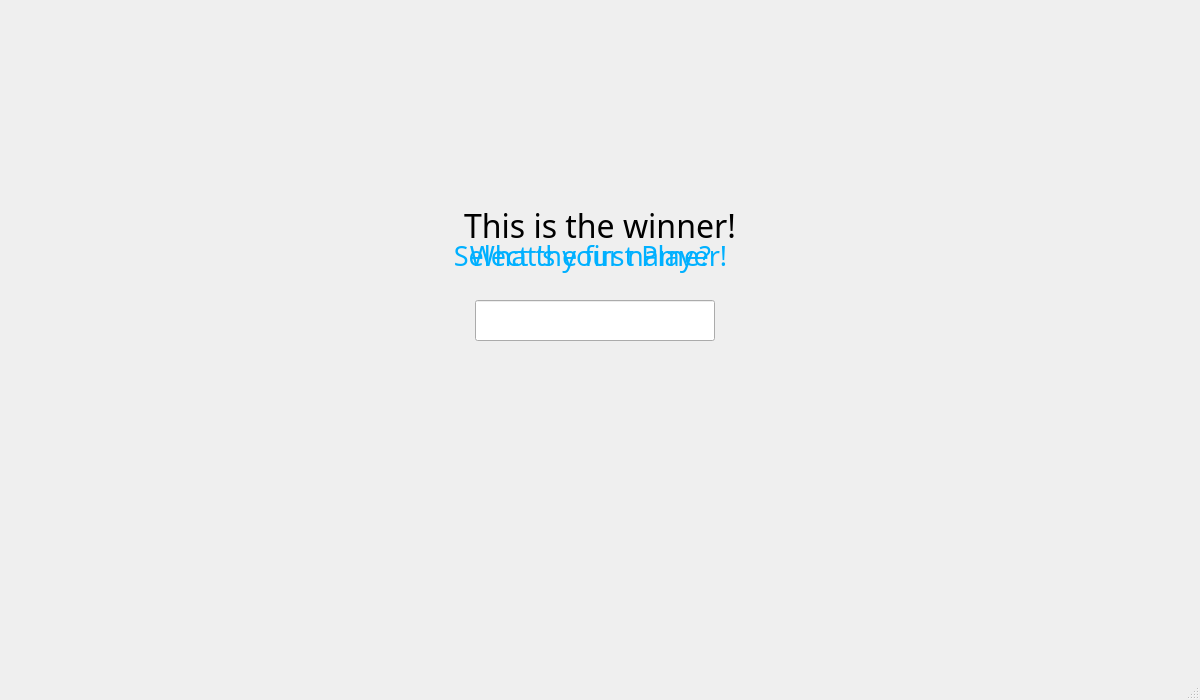
<?xml version="1.0" encoding="UTF-8"?>
<ui version="4.0">
 <class>StartWindow</class>
 <widget class="QMainWindow" name="StartWindow">
  <property name="geometry">
   <rect>
    <x>0</x>
    <y>0</y>
    <width>1200</width>
    <height>700</height>
   </rect>
  </property>
  <property name="minimumSize">
   <size>
    <width>1200</width>
    <height>700</height>
   </size>
  </property>
  <property name="maximumSize">
   <size>
    <width>1200</width>
    <height>700</height>
   </size>
  </property>
  <property name="windowTitle">
   <string>Tic Tac Toe</string>
  </property>
  <property name="windowIcon">
   <iconset resource="Res.qrc">
    <normaloff>:/logo/ic_logo.png</normaloff>:/logo/ic_logo.png</iconset>
  </property>
  <widget class="QWidget" name="centralwidget">
   <widget class="qLabel_Event" name="logo">
    <property name="enabled">
     <bool>true</bool>
    </property>
    <property name="geometry">
     <rect>
      <x>190</x>
      <y>-40</y>
      <width>800</width>
      <height>800</height>
     </rect>
    </property>
    <property name="mouseTracking">
     <bool>true</bool>
    </property>
    <property name="frameShape">
     <enum>QFrame::NoFrame</enum>
    </property>
    <property name="text">
     <string/>
    </property>
    <property name="alignment">
     <set>Qt::AlignCenter</set>
    </property>
   </widget>
   <widget class="QLabel" name="select_title">
    <property name="enabled">
     <bool>true</bool>
    </property>
    <property name="geometry">
     <rect>
      <x>375</x>
      <y>230</y>
      <width>431</width>
      <height>51</height>
     </rect>
    </property>
    <property name="palette">
     <palette>
      <active>
       <colorrole role="WindowText">
        <brush brushstyle="SolidPattern">
         <color alpha="255">
          <red>0</red>
          <green>176</green>
          <blue>255</blue>
         </color>
        </brush>
       </colorrole>
      </active>
      <inactive>
       <colorrole role="WindowText">
        <brush brushstyle="SolidPattern">
         <color alpha="255">
          <red>0</red>
          <green>176</green>
          <blue>255</blue>
         </color>
        </brush>
       </colorrole>
      </inactive>
      <disabled>
       <colorrole role="WindowText">
        <brush brushstyle="SolidPattern">
         <color alpha="255">
          <red>120</red>
          <green>120</green>
          <blue>120</blue>
         </color>
        </brush>
       </colorrole>
      </disabled>
     </palette>
    </property>
    <property name="font">
     <font>
      <family>Product Sans</family>
      <pointsize>20</pointsize>
     </font>
    </property>
    <property name="frameShape">
     <enum>QFrame::NoFrame</enum>
    </property>
    <property name="text">
     <string>Select the first Player!</string>
    </property>
    <property name="alignment">
     <set>Qt::AlignCenter</set>
    </property>
   </widget>
   <widget class="QPushButton" name="btn_selectRobot">
    <property name="geometry">
     <rect>
      <x>410</x>
      <y>310</y>
      <width>120</width>
      <height>90</height>
     </rect>
    </property>
    <property name="palette">
     <palette>
      <active>
       <colorrole role="WindowText">
        <brush brushstyle="SolidPattern">
         <color alpha="255">
          <red>255</red>
          <green>255</green>
          <blue>255</blue>
         </color>
        </brush>
       </colorrole>
       <colorrole role="Button">
        <brush brushstyle="SolidPattern">
         <color alpha="255">
          <red>255</red>
          <green>255</green>
          <blue>255</blue>
         </color>
        </brush>
       </colorrole>
       <colorrole role="Text">
        <brush brushstyle="SolidPattern">
         <color alpha="255">
          <red>255</red>
          <green>255</green>
          <blue>255</blue>
         </color>
        </brush>
       </colorrole>
       <colorrole role="ButtonText">
        <brush brushstyle="SolidPattern">
         <color alpha="255">
          <red>255</red>
          <green>255</green>
          <blue>255</blue>
         </color>
        </brush>
       </colorrole>
       <colorrole role="ToolTipText">
        <brush brushstyle="SolidPattern">
         <color alpha="255">
          <red>255</red>
          <green>255</green>
          <blue>255</blue>
         </color>
        </brush>
       </colorrole>
      </active>
      <inactive>
       <colorrole role="WindowText">
        <brush brushstyle="SolidPattern">
         <color alpha="255">
          <red>255</red>
          <green>255</green>
          <blue>255</blue>
         </color>
        </brush>
       </colorrole>
       <colorrole role="Button">
        <brush brushstyle="SolidPattern">
         <color alpha="255">
          <red>255</red>
          <green>255</green>
          <blue>255</blue>
         </color>
        </brush>
       </colorrole>
       <colorrole role="Text">
        <brush brushstyle="SolidPattern">
         <color alpha="255">
          <red>255</red>
          <green>255</green>
          <blue>255</blue>
         </color>
        </brush>
       </colorrole>
       <colorrole role="ButtonText">
        <brush brushstyle="SolidPattern">
         <color alpha="255">
          <red>255</red>
          <green>255</green>
          <blue>255</blue>
         </color>
        </brush>
       </colorrole>
       <colorrole role="ToolTipText">
        <brush brushstyle="SolidPattern">
         <color alpha="255">
          <red>255</red>
          <green>255</green>
          <blue>255</blue>
         </color>
        </brush>
       </colorrole>
      </inactive>
      <disabled>
       <colorrole role="WindowText">
        <brush brushstyle="SolidPattern">
         <color alpha="255">
          <red>120</red>
          <green>120</green>
          <blue>120</blue>
         </color>
        </brush>
       </colorrole>
       <colorrole role="Button">
        <brush brushstyle="SolidPattern">
         <color alpha="255">
          <red>255</red>
          <green>255</green>
          <blue>255</blue>
         </color>
        </brush>
       </colorrole>
       <colorrole role="Text">
        <brush brushstyle="SolidPattern">
         <color alpha="255">
          <red>120</red>
          <green>120</green>
          <blue>120</blue>
         </color>
        </brush>
       </colorrole>
       <colorrole role="ButtonText">
        <brush brushstyle="SolidPattern">
         <color alpha="255">
          <red>120</red>
          <green>120</green>
          <blue>120</blue>
         </color>
        </brush>
       </colorrole>
       <colorrole role="ToolTipText">
        <brush brushstyle="SolidPattern">
         <color alpha="255">
          <red>255</red>
          <green>255</green>
          <blue>255</blue>
         </color>
        </brush>
       </colorrole>
      </disabled>
     </palette>
    </property>
    <property name="styleSheet">
     <string notr="true">border: none;
background-color: none;</string>
    </property>
    <property name="text">
     <string/>
    </property>
    <property name="icon">
     <iconset resource="Res.qrc">
      <normaloff>:/logo/ic_robot.png</normaloff>:/logo/ic_robot.png</iconset>
    </property>
    <property name="iconSize">
     <size>
      <width>80</width>
      <height>80</height>
     </size>
    </property>
    <property name="autoDefault">
     <bool>true</bool>
    </property>
    <property name="default">
     <bool>true</bool>
    </property>
    <property name="flat">
     <bool>true</bool>
    </property>
   </widget>
   <widget class="QPushButton" name="btn_selectHuman">
    <property name="geometry">
     <rect>
      <x>660</x>
      <y>310</y>
      <width>120</width>
      <height>90</height>
     </rect>
    </property>
    <property name="palette">
     <palette>
      <active>
       <colorrole role="WindowText">
        <brush brushstyle="SolidPattern">
         <color alpha="255">
          <red>255</red>
          <green>255</green>
          <blue>255</blue>
         </color>
        </brush>
       </colorrole>
       <colorrole role="Button">
        <brush brushstyle="SolidPattern">
         <color alpha="255">
          <red>255</red>
          <green>255</green>
          <blue>255</blue>
         </color>
        </brush>
       </colorrole>
       <colorrole role="Text">
        <brush brushstyle="SolidPattern">
         <color alpha="255">
          <red>255</red>
          <green>255</green>
          <blue>255</blue>
         </color>
        </brush>
       </colorrole>
       <colorrole role="ButtonText">
        <brush brushstyle="SolidPattern">
         <color alpha="255">
          <red>255</red>
          <green>255</green>
          <blue>255</blue>
         </color>
        </brush>
       </colorrole>
       <colorrole role="ToolTipText">
        <brush brushstyle="SolidPattern">
         <color alpha="255">
          <red>255</red>
          <green>255</green>
          <blue>255</blue>
         </color>
        </brush>
       </colorrole>
      </active>
      <inactive>
       <colorrole role="WindowText">
        <brush brushstyle="SolidPattern">
         <color alpha="255">
          <red>255</red>
          <green>255</green>
          <blue>255</blue>
         </color>
        </brush>
       </colorrole>
       <colorrole role="Button">
        <brush brushstyle="SolidPattern">
         <color alpha="255">
          <red>255</red>
          <green>255</green>
          <blue>255</blue>
         </color>
        </brush>
       </colorrole>
       <colorrole role="Text">
        <brush brushstyle="SolidPattern">
         <color alpha="255">
          <red>255</red>
          <green>255</green>
          <blue>255</blue>
         </color>
        </brush>
       </colorrole>
       <colorrole role="ButtonText">
        <brush brushstyle="SolidPattern">
         <color alpha="255">
          <red>255</red>
          <green>255</green>
          <blue>255</blue>
         </color>
        </brush>
       </colorrole>
       <colorrole role="ToolTipText">
        <brush brushstyle="SolidPattern">
         <color alpha="255">
          <red>255</red>
          <green>255</green>
          <blue>255</blue>
         </color>
        </brush>
       </colorrole>
      </inactive>
      <disabled>
       <colorrole role="WindowText">
        <brush brushstyle="SolidPattern">
         <color alpha="255">
          <red>120</red>
          <green>120</green>
          <blue>120</blue>
         </color>
        </brush>
       </colorrole>
       <colorrole role="Button">
        <brush brushstyle="SolidPattern">
         <color alpha="255">
          <red>255</red>
          <green>255</green>
          <blue>255</blue>
         </color>
        </brush>
       </colorrole>
       <colorrole role="Text">
        <brush brushstyle="SolidPattern">
         <color alpha="255">
          <red>120</red>
          <green>120</green>
          <blue>120</blue>
         </color>
        </brush>
       </colorrole>
       <colorrole role="ButtonText">
        <brush brushstyle="SolidPattern">
         <color alpha="255">
          <red>120</red>
          <green>120</green>
          <blue>120</blue>
         </color>
        </brush>
       </colorrole>
       <colorrole role="ToolTipText">
        <brush brushstyle="SolidPattern">
         <color alpha="255">
          <red>255</red>
          <green>255</green>
          <blue>255</blue>
         </color>
        </brush>
       </colorrole>
      </disabled>
     </palette>
    </property>
    <property name="styleSheet">
     <string notr="true">border: none;
background-color: none;</string>
    </property>
    <property name="text">
     <string/>
    </property>
    <property name="icon">
     <iconset resource="Res.qrc">
      <normaloff>:/logo/ic_human.png</normaloff>:/logo/ic_human.png</iconset>
    </property>
    <property name="iconSize">
     <size>
      <width>80</width>
      <height>80</height>
     </size>
    </property>
    <property name="autoDefault">
     <bool>true</bool>
    </property>
    <property name="default">
     <bool>true</bool>
    </property>
    <property name="flat">
     <bool>true</bool>
    </property>
   </widget>
   <widget class="qLabel_Event" name="gato">
    <property name="enabled">
     <bool>true</bool>
    </property>
    <property name="geometry">
     <rect>
      <x>200</x>
      <y>-60</y>
      <width>800</width>
      <height>800</height>
     </rect>
    </property>
    <property name="mouseTracking">
     <bool>true</bool>
    </property>
    <property name="frameShape">
     <enum>QFrame::NoFrame</enum>
    </property>
    <property name="text">
     <string/>
    </property>
    <property name="alignment">
     <set>Qt::AlignCenter</set>
    </property>
   </widget>
   <widget class="QPushButton" name="scoreRobot">
    <property name="geometry">
     <rect>
      <x>40</x>
      <y>560</y>
      <width>120</width>
      <height>90</height>
     </rect>
    </property>
    <property name="minimumSize">
     <size>
      <width>0</width>
      <height>90</height>
     </size>
    </property>
    <property name="palette">
     <palette>
      <active>
       <colorrole role="WindowText">
        <brush brushstyle="SolidPattern">
         <color alpha="255">
          <red>66</red>
          <green>66</green>
          <blue>66</blue>
         </color>
        </brush>
       </colorrole>
      </active>
      <inactive>
       <colorrole role="WindowText">
        <brush brushstyle="SolidPattern">
         <color alpha="255">
          <red>66</red>
          <green>66</green>
          <blue>66</blue>
         </color>
        </brush>
       </colorrole>
      </inactive>
      <disabled>
       <colorrole role="WindowText">
        <brush brushstyle="SolidPattern">
         <color alpha="255">
          <red>120</red>
          <green>120</green>
          <blue>120</blue>
         </color>
        </brush>
       </colorrole>
      </disabled>
     </palette>
    </property>
    <property name="font">
     <font>
      <family>Segoe UI</family>
      <pointsize>18</pointsize>
     </font>
    </property>
    <property name="styleSheet">
     <string notr="true">border: none;</string>
    </property>
    <property name="text">
     <string>    </string>
    </property>
    <property name="icon">
     <iconset resource="Res.qrc">
      <normaloff>:/logo/ic_robot.png</normaloff>:/logo/ic_robot.png</iconset>
    </property>
    <property name="iconSize">
     <size>
      <width>80</width>
      <height>80</height>
     </size>
    </property>
   </widget>
   <widget class="QPushButton" name="scoreHuman">
    <property name="geometry">
     <rect>
      <x>1040</x>
      <y>560</y>
      <width>120</width>
      <height>90</height>
     </rect>
    </property>
    <property name="minimumSize">
     <size>
      <width>0</width>
      <height>90</height>
     </size>
    </property>
    <property name="palette">
     <palette>
      <active>
       <colorrole role="WindowText">
        <brush brushstyle="SolidPattern">
         <color alpha="255">
          <red>66</red>
          <green>66</green>
          <blue>66</blue>
         </color>
        </brush>
       </colorrole>
      </active>
      <inactive>
       <colorrole role="WindowText">
        <brush brushstyle="SolidPattern">
         <color alpha="255">
          <red>66</red>
          <green>66</green>
          <blue>66</blue>
         </color>
        </brush>
       </colorrole>
      </inactive>
      <disabled>
       <colorrole role="WindowText">
        <brush brushstyle="SolidPattern">
         <color alpha="255">
          <red>120</red>
          <green>120</green>
          <blue>120</blue>
         </color>
        </brush>
       </colorrole>
      </disabled>
     </palette>
    </property>
    <property name="font">
     <font>
      <family>Segoe UI</family>
      <pointsize>18</pointsize>
     </font>
    </property>
    <property name="styleSheet">
     <string notr="true">border: none;</string>
    </property>
    <property name="text">
     <string>    </string>
    </property>
    <property name="icon">
     <iconset resource="Res.qrc">
      <normaloff>:/logo/ic_human.png</normaloff>:/logo/ic_human.png</iconset>
    </property>
    <property name="iconSize">
     <size>
      <width>80</width>
      <height>80</height>
     </size>
    </property>
   </widget>
   <widget class="QPushButton" name="m2">
    <property name="geometry">
     <rect>
      <x>520</x>
      <y>70</y>
      <width>160</width>
      <height>160</height>
     </rect>
    </property>
    <property name="palette">
     <palette>
      <active>
       <colorrole role="ButtonText">
        <brush brushstyle="SolidPattern">
         <color alpha="255">
          <red>255</red>
          <green>255</green>
          <blue>255</blue>
         </color>
        </brush>
       </colorrole>
      </active>
      <inactive>
       <colorrole role="ButtonText">
        <brush brushstyle="SolidPattern">
         <color alpha="255">
          <red>255</red>
          <green>255</green>
          <blue>255</blue>
         </color>
        </brush>
       </colorrole>
      </inactive>
      <disabled>
       <colorrole role="ButtonText">
        <brush brushstyle="SolidPattern">
         <color alpha="255">
          <red>120</red>
          <green>120</green>
          <blue>120</blue>
         </color>
        </brush>
       </colorrole>
      </disabled>
     </palette>
    </property>
    <property name="styleSheet">
     <string notr="true">border: none;</string>
    </property>
    <property name="text">
     <string/>
    </property>
    <property name="iconSize">
     <size>
      <width>100</width>
      <height>100</height>
     </size>
    </property>
    <property name="checkable">
     <bool>true</bool>
    </property>
    <property name="checked">
     <bool>true</bool>
    </property>
    <property name="default">
     <bool>true</bool>
    </property>
    <property name="flat">
     <bool>true</bool>
    </property>
   </widget>
   <widget class="QPushButton" name="m3">
    <property name="geometry">
     <rect>
      <x>710</x>
      <y>70</y>
      <width>160</width>
      <height>160</height>
     </rect>
    </property>
    <property name="palette">
     <palette>
      <active>
       <colorrole role="ButtonText">
        <brush brushstyle="SolidPattern">
         <color alpha="255">
          <red>255</red>
          <green>255</green>
          <blue>255</blue>
         </color>
        </brush>
       </colorrole>
      </active>
      <inactive>
       <colorrole role="ButtonText">
        <brush brushstyle="SolidPattern">
         <color alpha="255">
          <red>255</red>
          <green>255</green>
          <blue>255</blue>
         </color>
        </brush>
       </colorrole>
      </inactive>
      <disabled>
       <colorrole role="ButtonText">
        <brush brushstyle="SolidPattern">
         <color alpha="255">
          <red>120</red>
          <green>120</green>
          <blue>120</blue>
         </color>
        </brush>
       </colorrole>
      </disabled>
     </palette>
    </property>
    <property name="styleSheet">
     <string notr="true">border: none;</string>
    </property>
    <property name="text">
     <string/>
    </property>
    <property name="iconSize">
     <size>
      <width>100</width>
      <height>100</height>
     </size>
    </property>
    <property name="checkable">
     <bool>true</bool>
    </property>
    <property name="checked">
     <bool>true</bool>
    </property>
    <property name="default">
     <bool>true</bool>
    </property>
    <property name="flat">
     <bool>true</bool>
    </property>
   </widget>
   <widget class="QPushButton" name="m5">
    <property name="geometry">
     <rect>
      <x>520</x>
      <y>260</y>
      <width>160</width>
      <height>160</height>
     </rect>
    </property>
    <property name="palette">
     <palette>
      <active>
       <colorrole role="ButtonText">
        <brush brushstyle="SolidPattern">
         <color alpha="255">
          <red>255</red>
          <green>255</green>
          <blue>255</blue>
         </color>
        </brush>
       </colorrole>
      </active>
      <inactive>
       <colorrole role="ButtonText">
        <brush brushstyle="SolidPattern">
         <color alpha="255">
          <red>255</red>
          <green>255</green>
          <blue>255</blue>
         </color>
        </brush>
       </colorrole>
      </inactive>
      <disabled>
       <colorrole role="ButtonText">
        <brush brushstyle="SolidPattern">
         <color alpha="255">
          <red>120</red>
          <green>120</green>
          <blue>120</blue>
         </color>
        </brush>
       </colorrole>
      </disabled>
     </palette>
    </property>
    <property name="styleSheet">
     <string notr="true">border: none;</string>
    </property>
    <property name="text">
     <string/>
    </property>
    <property name="iconSize">
     <size>
      <width>100</width>
      <height>100</height>
     </size>
    </property>
    <property name="checkable">
     <bool>true</bool>
    </property>
    <property name="checked">
     <bool>true</bool>
    </property>
    <property name="default">
     <bool>true</bool>
    </property>
    <property name="flat">
     <bool>true</bool>
    </property>
   </widget>
   <widget class="QPushButton" name="m6">
    <property name="geometry">
     <rect>
      <x>710</x>
      <y>260</y>
      <width>160</width>
      <height>160</height>
     </rect>
    </property>
    <property name="palette">
     <palette>
      <active>
       <colorrole role="ButtonText">
        <brush brushstyle="SolidPattern">
         <color alpha="255">
          <red>255</red>
          <green>255</green>
          <blue>255</blue>
         </color>
        </brush>
       </colorrole>
      </active>
      <inactive>
       <colorrole role="ButtonText">
        <brush brushstyle="SolidPattern">
         <color alpha="255">
          <red>255</red>
          <green>255</green>
          <blue>255</blue>
         </color>
        </brush>
       </colorrole>
      </inactive>
      <disabled>
       <colorrole role="ButtonText">
        <brush brushstyle="SolidPattern">
         <color alpha="255">
          <red>120</red>
          <green>120</green>
          <blue>120</blue>
         </color>
        </brush>
       </colorrole>
      </disabled>
     </palette>
    </property>
    <property name="styleSheet">
     <string notr="true">border: none;</string>
    </property>
    <property name="text">
     <string/>
    </property>
    <property name="iconSize">
     <size>
      <width>100</width>
      <height>100</height>
     </size>
    </property>
    <property name="checkable">
     <bool>true</bool>
    </property>
    <property name="checked">
     <bool>true</bool>
    </property>
    <property name="default">
     <bool>true</bool>
    </property>
    <property name="flat">
     <bool>true</bool>
    </property>
   </widget>
   <widget class="QPushButton" name="m4">
    <property name="geometry">
     <rect>
      <x>330</x>
      <y>260</y>
      <width>160</width>
      <height>160</height>
     </rect>
    </property>
    <property name="palette">
     <palette>
      <active>
       <colorrole role="ButtonText">
        <brush brushstyle="SolidPattern">
         <color alpha="255">
          <red>255</red>
          <green>255</green>
          <blue>255</blue>
         </color>
        </brush>
       </colorrole>
      </active>
      <inactive>
       <colorrole role="ButtonText">
        <brush brushstyle="SolidPattern">
         <color alpha="255">
          <red>255</red>
          <green>255</green>
          <blue>255</blue>
         </color>
        </brush>
       </colorrole>
      </inactive>
      <disabled>
       <colorrole role="ButtonText">
        <brush brushstyle="SolidPattern">
         <color alpha="255">
          <red>120</red>
          <green>120</green>
          <blue>120</blue>
         </color>
        </brush>
       </colorrole>
      </disabled>
     </palette>
    </property>
    <property name="styleSheet">
     <string notr="true">border: none;</string>
    </property>
    <property name="text">
     <string/>
    </property>
    <property name="iconSize">
     <size>
      <width>100</width>
      <height>100</height>
     </size>
    </property>
    <property name="checkable">
     <bool>true</bool>
    </property>
    <property name="checked">
     <bool>true</bool>
    </property>
    <property name="default">
     <bool>true</bool>
    </property>
    <property name="flat">
     <bool>true</bool>
    </property>
   </widget>
   <widget class="QPushButton" name="m7">
    <property name="geometry">
     <rect>
      <x>330</x>
      <y>450</y>
      <width>160</width>
      <height>160</height>
     </rect>
    </property>
    <property name="palette">
     <palette>
      <active>
       <colorrole role="ButtonText">
        <brush brushstyle="SolidPattern">
         <color alpha="255">
          <red>255</red>
          <green>255</green>
          <blue>255</blue>
         </color>
        </brush>
       </colorrole>
      </active>
      <inactive>
       <colorrole role="ButtonText">
        <brush brushstyle="SolidPattern">
         <color alpha="255">
          <red>255</red>
          <green>255</green>
          <blue>255</blue>
         </color>
        </brush>
       </colorrole>
      </inactive>
      <disabled>
       <colorrole role="ButtonText">
        <brush brushstyle="SolidPattern">
         <color alpha="255">
          <red>120</red>
          <green>120</green>
          <blue>120</blue>
         </color>
        </brush>
       </colorrole>
      </disabled>
     </palette>
    </property>
    <property name="styleSheet">
     <string notr="true">border: none;</string>
    </property>
    <property name="text">
     <string/>
    </property>
    <property name="iconSize">
     <size>
      <width>100</width>
      <height>100</height>
     </size>
    </property>
    <property name="checkable">
     <bool>true</bool>
    </property>
    <property name="checked">
     <bool>true</bool>
    </property>
    <property name="default">
     <bool>true</bool>
    </property>
    <property name="flat">
     <bool>true</bool>
    </property>
   </widget>
   <widget class="QPushButton" name="m9">
    <property name="geometry">
     <rect>
      <x>710</x>
      <y>450</y>
      <width>160</width>
      <height>160</height>
     </rect>
    </property>
    <property name="palette">
     <palette>
      <active>
       <colorrole role="ButtonText">
        <brush brushstyle="SolidPattern">
         <color alpha="255">
          <red>255</red>
          <green>255</green>
          <blue>255</blue>
         </color>
        </brush>
       </colorrole>
      </active>
      <inactive>
       <colorrole role="ButtonText">
        <brush brushstyle="SolidPattern">
         <color alpha="255">
          <red>255</red>
          <green>255</green>
          <blue>255</blue>
         </color>
        </brush>
       </colorrole>
      </inactive>
      <disabled>
       <colorrole role="ButtonText">
        <brush brushstyle="SolidPattern">
         <color alpha="255">
          <red>120</red>
          <green>120</green>
          <blue>120</blue>
         </color>
        </brush>
       </colorrole>
      </disabled>
     </palette>
    </property>
    <property name="styleSheet">
     <string notr="true">border: none;</string>
    </property>
    <property name="text">
     <string/>
    </property>
    <property name="iconSize">
     <size>
      <width>100</width>
      <height>100</height>
     </size>
    </property>
    <property name="checkable">
     <bool>true</bool>
    </property>
    <property name="checked">
     <bool>true</bool>
    </property>
    <property name="default">
     <bool>true</bool>
    </property>
    <property name="flat">
     <bool>true</bool>
    </property>
   </widget>
   <widget class="QPushButton" name="m8">
    <property name="geometry">
     <rect>
      <x>520</x>
      <y>450</y>
      <width>160</width>
      <height>160</height>
     </rect>
    </property>
    <property name="palette">
     <palette>
      <active>
       <colorrole role="ButtonText">
        <brush brushstyle="SolidPattern">
         <color alpha="255">
          <red>255</red>
          <green>255</green>
          <blue>255</blue>
         </color>
        </brush>
       </colorrole>
      </active>
      <inactive>
       <colorrole role="ButtonText">
        <brush brushstyle="SolidPattern">
         <color alpha="255">
          <red>255</red>
          <green>255</green>
          <blue>255</blue>
         </color>
        </brush>
       </colorrole>
      </inactive>
      <disabled>
       <colorrole role="ButtonText">
        <brush brushstyle="SolidPattern">
         <color alpha="255">
          <red>120</red>
          <green>120</green>
          <blue>120</blue>
         </color>
        </brush>
       </colorrole>
      </disabled>
     </palette>
    </property>
    <property name="styleSheet">
     <string notr="true">border: none;</string>
    </property>
    <property name="text">
     <string/>
    </property>
    <property name="iconSize">
     <size>
      <width>100</width>
      <height>100</height>
     </size>
    </property>
    <property name="checkable">
     <bool>true</bool>
    </property>
    <property name="checked">
     <bool>true</bool>
    </property>
    <property name="default">
     <bool>true</bool>
    </property>
    <property name="flat">
     <bool>true</bool>
    </property>
   </widget>
   <widget class="QPushButton" name="m1">
    <property name="geometry">
     <rect>
      <x>330</x>
      <y>70</y>
      <width>160</width>
      <height>160</height>
     </rect>
    </property>
    <property name="palette">
     <palette>
      <active>
       <colorrole role="ButtonText">
        <brush brushstyle="SolidPattern">
         <color alpha="255">
          <red>255</red>
          <green>255</green>
          <blue>255</blue>
         </color>
        </brush>
       </colorrole>
      </active>
      <inactive>
       <colorrole role="ButtonText">
        <brush brushstyle="SolidPattern">
         <color alpha="255">
          <red>255</red>
          <green>255</green>
          <blue>255</blue>
         </color>
        </brush>
       </colorrole>
      </inactive>
      <disabled>
       <colorrole role="ButtonText">
        <brush brushstyle="SolidPattern">
         <color alpha="255">
          <red>120</red>
          <green>120</green>
          <blue>120</blue>
         </color>
        </brush>
       </colorrole>
      </disabled>
     </palette>
    </property>
    <property name="styleSheet">
     <string notr="true">border: none;</string>
    </property>
    <property name="text">
     <string/>
    </property>
    <property name="iconSize">
     <size>
      <width>100</width>
      <height>100</height>
     </size>
    </property>
    <property name="checkable">
     <bool>true</bool>
    </property>
    <property name="checked">
     <bool>true</bool>
    </property>
    <property name="default">
     <bool>true</bool>
    </property>
    <property name="flat">
     <bool>true</bool>
    </property>
   </widget>
   <widget class="QLabel" name="name_title">
    <property name="enabled">
     <bool>true</bool>
    </property>
    <property name="geometry">
     <rect>
      <x>375</x>
      <y>230</y>
      <width>431</width>
      <height>51</height>
     </rect>
    </property>
    <property name="palette">
     <palette>
      <active>
       <colorrole role="WindowText">
        <brush brushstyle="SolidPattern">
         <color alpha="255">
          <red>0</red>
          <green>176</green>
          <blue>255</blue>
         </color>
        </brush>
       </colorrole>
      </active>
      <inactive>
       <colorrole role="WindowText">
        <brush brushstyle="SolidPattern">
         <color alpha="255">
          <red>0</red>
          <green>176</green>
          <blue>255</blue>
         </color>
        </brush>
       </colorrole>
      </inactive>
      <disabled>
       <colorrole role="WindowText">
        <brush brushstyle="SolidPattern">
         <color alpha="255">
          <red>120</red>
          <green>120</green>
          <blue>120</blue>
         </color>
        </brush>
       </colorrole>
      </disabled>
     </palette>
    </property>
    <property name="font">
     <font>
      <family>Product Sans</family>
      <pointsize>20</pointsize>
     </font>
    </property>
    <property name="styleSheet">
     <string notr="true">background-color: none;</string>
    </property>
    <property name="frameShape">
     <enum>QFrame::NoFrame</enum>
    </property>
    <property name="text">
     <string>What's your name?</string>
    </property>
    <property name="alignment">
     <set>Qt::AlignCenter</set>
    </property>
   </widget>
   <widget class="QLineEdit" name="name_edit">
    <property name="geometry">
     <rect>
      <x>475</x>
      <y>300</y>
      <width>240</width>
      <height>41</height>
     </rect>
    </property>
    <property name="font">
     <font>
      <family>Product Sans</family>
      <pointsize>14</pointsize>
     </font>
    </property>
    <property name="cursor">
     <cursorShape>IBeamCursor</cursorShape>
    </property>
    <property name="styleSheet">
     <string notr="true">border-color: rgb(0, 176, 255);
</string>
    </property>
    <property name="maxLength">
     <number>20</number>
    </property>
    <property name="alignment">
     <set>Qt::AlignCenter</set>
    </property>
    <property name="readOnly">
     <bool>false</bool>
    </property>
    <property name="placeholderText">
     <string/>
    </property>
   </widget>
   <widget class="QPushButton" name="name_btn">
    <property name="enabled">
     <bool>true</bool>
    </property>
    <property name="geometry">
     <rect>
      <x>560</x>
      <y>380</y>
      <width>80</width>
      <height>80</height>
     </rect>
    </property>
    <property name="styleSheet">
     <string notr="true">border: none;
background-color: none;</string>
    </property>
    <property name="text">
     <string/>
    </property>
    <property name="icon">
     <iconset resource="Res.qrc">
      <normaloff>:/logo/ic_start_pressed.png</normaloff>:/logo/ic_start_pressed.png</iconset>
    </property>
    <property name="iconSize">
     <size>
      <width>80</width>
      <height>80</height>
     </size>
    </property>
   </widget>
   <widget class="QLabel" name="winner_title">
    <property name="geometry">
     <rect>
      <x>400</x>
      <y>200</y>
      <width>400</width>
      <height>51</height>
     </rect>
    </property>
    <property name="font">
     <font>
      <family>Product Sans</family>
      <pointsize>24</pointsize>
     </font>
    </property>
    <property name="styleSheet">
     <string notr="true">background-color: none;</string>
    </property>
    <property name="text">
     <string>This is the winner!</string>
    </property>
    <property name="alignment">
     <set>Qt::AlignCenter</set>
    </property>
   </widget>
   <widget class="QPushButton" name="winner_icon">
    <property name="geometry">
     <rect>
      <x>480</x>
      <y>290</y>
      <width>240</width>
      <height>240</height>
     </rect>
    </property>
    <property name="styleSheet">
     <string notr="true">border: none;</string>
    </property>
    <property name="text">
     <string/>
    </property>
    <property name="iconSize">
     <size>
      <width>220</width>
      <height>220</height>
     </size>
    </property>
   </widget>
   <widget class="QLabel" name="winner_bg">
    <property name="geometry">
     <rect>
      <x>5</x>
      <y>2</y>
      <width>1191</width>
      <height>651</height>
     </rect>
    </property>
    <property name="text">
     <string/>
    </property>
   </widget>
   <zorder>gato</zorder>
   <zorder>m6</zorder>
   <zorder>m4</zorder>
   <zorder>m5</zorder>
   <zorder>m3</zorder>
   <zorder>btn_selectRobot</zorder>
   <zorder>m9</zorder>
   <zorder>m8</zorder>
   <zorder>m2</zorder>
   <zorder>m7</zorder>
   <zorder>btn_selectHuman</zorder>
   <zorder>scoreRobot</zorder>
   <zorder>scoreHuman</zorder>
   <zorder>select_title</zorder>
   <zorder>m1</zorder>
   <zorder>name_title</zorder>
   <zorder>name_edit</zorder>
   <zorder>name_btn</zorder>
   <zorder>logo</zorder>
   <zorder>winner_bg</zorder>
   <zorder>winner_title</zorder>
   <zorder>winner_icon</zorder>
  </widget>
  <widget class="QMenuBar" name="menubar">
   <property name="geometry">
    <rect>
     <x>0</x>
     <y>0</y>
     <width>1200</width>
     <height>21</height>
    </rect>
   </property>
  </widget>
  <widget class="QStatusBar" name="statusbar"/>
 </widget>
 <customwidgets>
  <customwidget>
   <class>qLabel_Event</class>
   <extends>QLabel</extends>
   <header location="global">qlabel_event.h</header>
  </customwidget>
 </customwidgets>
 <resources>
  <include location="Res.qrc"/>
 </resources>
 <connections>
  <connection>
   <sender>logo</sender>
   <signal>linkActivated(QString)</signal>
   <receiver>StartWindow</receiver>
   <slot>hide()</slot>
   <hints>
    <hint type="sourcelabel">
     <x>843</x>
     <y>905</y>
    </hint>
    <hint type="destinationlabel">
     <x>884</x>
     <y>1014</y>
    </hint>
   </hints>
  </connection>
 </connections>
</ui>
